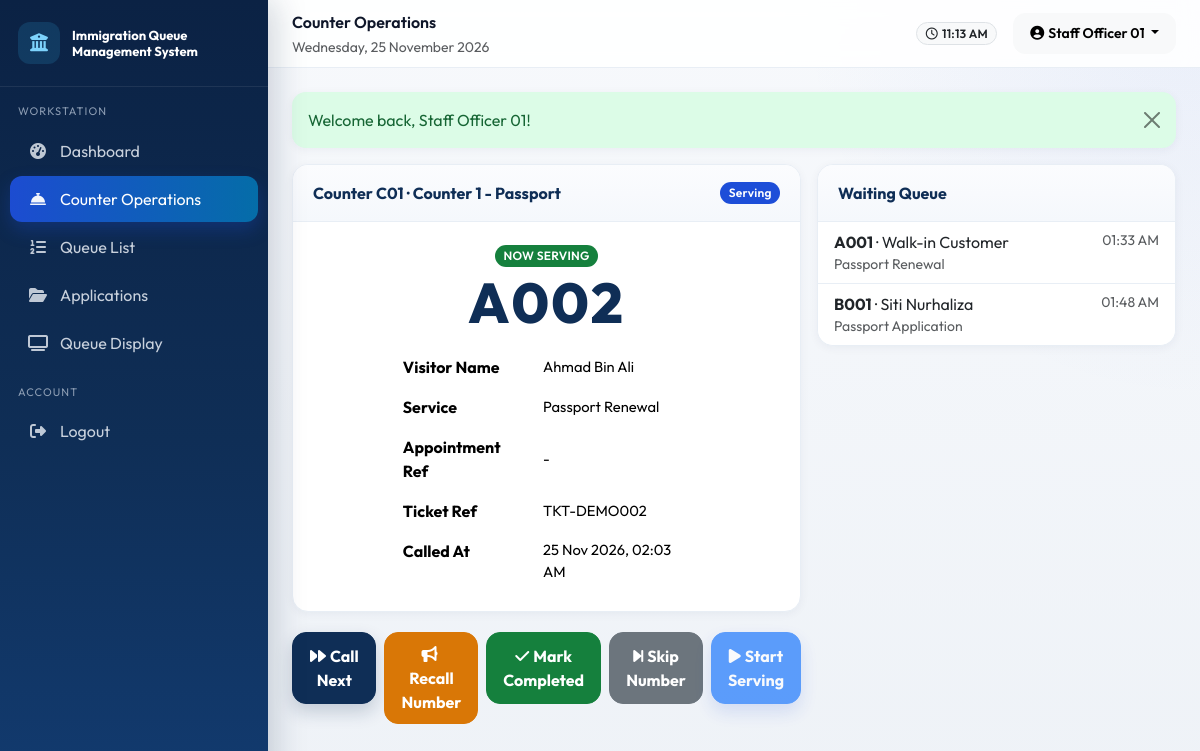
The page /staff/counter_operations.php (signed in) on the database its author committed.
### tables this page shows
CREATE TABLE users (
    id INT UNSIGNED AUTO_INCREMENT PRIMARY KEY,
    full_name VARCHAR(150) NOT NULL,
    ic_passport VARCHAR(50) NOT NULL,
    email VARCHAR(150) NOT NULL UNIQUE,
    phone VARCHAR(30) DEFAULT NULL,
    password VARCHAR(255) NOT NULL,
    role ENUM('admin','staff','public') NOT NULL DEFAULT 'public',
    is_active TINYINT(1) NOT NULL DEFAULT 1,
    last_login DATETIME DEFAULT NULL,
    created_at DATETIME NOT NULL DEFAULT CURRENT_TIMESTAMP,
    updated_at DATETIME NOT NULL DEFAULT CURRENT_TIMESTAMP ON UPDATE CURRENT_TIMESTAMP,
    INDEX idx_users_role (role),
    INDEX idx_users_email (email)
);

CREATE TABLE staff (
    id INT UNSIGNED AUTO_INCREMENT PRIMARY KEY,
    user_id INT UNSIGNED NOT NULL UNIQUE,
    staff_code VARCHAR(30) NOT NULL UNIQUE,
    department VARCHAR(100) DEFAULT 'Immigration Counter',
    working_status ENUM('online','offline','break') NOT NULL DEFAULT 'offline',
    is_active TINYINT(1) NOT NULL DEFAULT 1,
    created_at DATETIME NOT NULL DEFAULT CURRENT_TIMESTAMP,
    updated_at DATETIME NOT NULL DEFAULT CURRENT_TIMESTAMP ON UPDATE CURRENT_TIMESTAMP,
    CONSTRAINT fk_staff_user FOREIGN KEY (user_id) REFERENCES users(id) ON DELETE CASCADE
);

CREATE TABLE counters (
    id INT UNSIGNED AUTO_INCREMENT PRIMARY KEY,
    counter_number VARCHAR(20) NOT NULL UNIQUE,
    counter_name VARCHAR(100) NOT NULL,
    status ENUM('available','serving','offline') NOT NULL DEFAULT 'offline',
    is_active TINYINT(1) NOT NULL DEFAULT 1,
    created_at DATETIME NOT NULL DEFAULT CURRENT_TIMESTAMP,
    updated_at DATETIME NOT NULL DEFAULT CURRENT_TIMESTAMP ON UPDATE CURRENT_TIMESTAMP
);

CREATE TABLE queue_tickets (
    id INT UNSIGNED AUTO_INCREMENT PRIMARY KEY,
    ticket_ref VARCHAR(30) NOT NULL UNIQUE,
    queue_number VARCHAR(10) NOT NULL,
    queue_date DATE NOT NULL,
    visitor_name VARCHAR(150) NOT NULL,
    visitor_ic VARCHAR(50) DEFAULT NULL,
    visitor_phone VARCHAR(30) DEFAULT NULL,
    visitor_email VARCHAR(150) DEFAULT NULL,
    user_id INT UNSIGNED DEFAULT NULL,
    service_id INT UNSIGNED NOT NULL,
    counter_id INT UNSIGNED DEFAULT NULL,
    staff_id INT UNSIGNED DEFAULT NULL,
    appointment_id INT UNSIGNED DEFAULT NULL,
    ticket_type ENUM('appointment','walk_in') NOT NULL DEFAULT 'walk_in',
    status ENUM('waiting','serving','completed','skipped','cancelled','no_show') NOT NULL DEFAULT 'waiting',
    called_at DATETIME DEFAULT NULL,
    started_at DATETIME DEFAULT NULL,
    completed_at DATETIME DEFAULT NULL,
    estimated_wait INT DEFAULT NULL COMMENT 'minutes',
    recall_count INT NOT NULL DEFAULT 0,
    created_at DATETIME NOT NULL DEFAULT CURRENT_TIMESTAMP,
    updated_at DATETIME NOT NULL DEFAULT CURRENT_TIMESTAMP ON UPDATE CURRENT_TIMESTAMP,
    UNIQUE KEY uq_queue_day_number (queue_date, queue_number),
    INDEX idx_queue_status (status),
    INDEX idx_queue_date (queue_date),
    INDEX idx_queue_service (service_id),
    CONSTRAINT fk_qt_user FOREIGN KEY (user_id) REFERENCES users(id) ON DELETE SET NULL,
    CONSTRAINT fk_qt_service FOREIGN KEY (service_id) REFERENCES services(id),
    CONSTRAINT fk_qt_counter FOREIGN KEY (counter_id) REFERENCES counters(id) ON DELETE SET NULL,
    CONSTRAINT fk_qt_staff FOREIGN KEY (staff_id) REFERENCES staff(id) ON DELETE SET NULL,
    CONSTRAINT fk_qt_appt FOREIGN KEY (appointment_id) REFERENCES appointments(id) ON DELETE SET NULL
);

CREATE TABLE services (
    id INT UNSIGNED AUTO_INCREMENT PRIMARY KEY,
    name VARCHAR(100) NOT NULL,
    code VARCHAR(20) NOT NULL UNIQUE,
    description TEXT,
    estimated_duration INT NOT NULL DEFAULT 15 COMMENT 'minutes',
    queue_prefix CHAR(1) NOT NULL DEFAULT 'A',
    icon VARCHAR(50) DEFAULT 'fa-passport',
    is_active TINYINT(1) NOT NULL DEFAULT 1,
    created_at DATETIME NOT NULL DEFAULT CURRENT_TIMESTAMP,
    updated_at DATETIME NOT NULL DEFAULT CURRENT_TIMESTAMP ON UPDATE CURRENT_TIMESTAMP
);

### config/database.php (called while the page is built, shortened)
<?php
function db(): PDO
{
    static $pdo = null;
    if ($pdo instanceof PDO) {
        return $pdo;
    }
    $options = [
        PDO::ATTR_ERRMODE => PDO::ERRMODE_EXCEPTION,
        PDO::ATTR_DEFAULT_FETCH_MODE => PDO::FETCH_ASSOC,
        PDO::ATTR_EMULATE_PREPARES => false,
    ];
    try {
        $dsn = 'mysql:host=' . DB_HOST . ';port=' . DB_PORT . ';dbname=' . DB_NAME . ';charset=' . DB_CHARSET;
        $pdo = new PDO($dsn, DB_USER, DB_PASS, $options);
    } catch (PDOException $e) {
        http_response_code(500);
        die('Database connection failed. Please import database/immigration_queue_system.sql via phpMyAdmin or MySQL CLI.');
    }
    return $pdo;
}

### staff/counter_operations.php (the view, shortened to what this page needs)
<?php
require_once dirname(__DIR__) . '/includes/functions.php';
$user = require_login('staff');
$staff = get_staff_profile((int)$user['id']);
$currentTicket = get_current_serving_ticket((int)$staff['id']);
$serviceIds = array_column(staff_services((int)$staff['id']), 'id');
$waitingList = [];
if ($serviceIds) {
    $in = implode(',', array_map('intval', $serviceIds));
    $waitingList = db()->query("SELECT qt.*, s.name AS service_name FROM queue_tickets qt JOIN services s ON s.id=qt.service_id WHERE qt.queue_date=CURDATE() AND qt.status='waiting' AND qt.service_id IN ($in) ORDER BY qt.created_at ASC LIMIT 10")->fetchAll();
}
$pageTitle = 'Counter Operations';
require dirname(__DIR__) . '/includes/header.php';
?>
<div class="app-shell">
<?php require dirname(__DIR__) . '/includes/sidebar.php'; ?>
<div class="main-content">
<?php require dirname(__DIR__) . '/includes/navbar.php'; ?>
<div class="page-body">
<?php $flash = get_flash(); if ($flash): ?><div class="alert alert-<?= e($flash['type']) ?> alert-dismissible fade show" id="opAlert"><?= e($flash['message']) ?><button class="btn-close" data-bs-dismiss="alert"></button></div><?php endif; ?>
<div class="row g-3">
  <div class="col-lg-7">
    <div class="card-panel">
      <div class="card-panel-header">
        <span>Counter <?= e($staff['counter_number']) ?> · <?= e($staff['counter_name']) ?></span>
        <?= status_badge($staff['counter_status'] ?? 'available') ?>
      </div>
      <div class="card-panel-body text-center" id="currentTicketPanel">
        <?php if ($currentTicket): ?>
          <div class="text-muted mb-2">
            <?php if (!empty($currentTicket['started_at'])): ?>
              <span class="badge bg-success">NOW SERVING</span>
            <?php else: ?>
              <span class="badge bg-warning text-dark">CALLED · Click Start Serving</span>
            <?php endif; ?>
          </div>
          <div class="queue-number-display mb-3" id="queueNumber"><?= e($currentTicket['queue_number']) ?></div>
          <div class="row text-start justify-content-center">
            <div class="col-md-8">
              <table class="table table-borderless mb-0">
                <tr><th>Visitor Name</th><td id="visitorName"><?= e($currentTicket['visitor_name']) ?></td></tr>
                <tr><th>Service</th><td id="serviceName"><?= e($currentTicket['service_name']) ?></td></tr>
                <tr><th>Appointment Ref</th><td id="apptRef"><?= e($currentTicket['appointment_ref'] ?? '-') ?></td></tr>
                <tr><th>Ticket Ref</th><td><?= e($currentTicket['ticket_ref']) ?></td></tr>
                <tr><th>Called At</th><td><?= format_datetime($currentTicket['called_at']) ?></td></tr>
              </table>
            </div>
          </div>
        <?php endif; ?>
      </div>
    </div>
    <div class="row g-2" id="opsButtons">
      <div class="col-6 col-md"><button class="btn btn-navy ops-btn w-100" data-action="call_next"><i class="fa-solid fa-forward me-1"></i>Call Next</button></div>
      <div class="col-6 col-md"><button class="btn btn-warning ops-btn w-100" data-action="recall" <?= $currentTicket ? '' : 'disabled' ?>><i class="fa-solid fa-bullhorn me-1"></i>Recall Number</button></div>
      <div class="col-6 col-md"><button class="btn btn-success ops-btn w-100" data-action="complete" <?= $currentTicket ? '' : 'disabled' ?>><i class="fa-solid fa-check me-1"></i>Mark Completed</button></div>
      <div class="col-6 col-md"><button class="btn btn-secondary ops-btn w-100" data-action="skip" <?= $currentTicket ? '' : 'disabled' ?>><i class="fa-solid fa-forward-step me-1"></i>Skip Number</button></div>
      <div class="col-12 col-md"><button class="btn btn-primary ops-btn w-100" data-action="start" <?= ($currentTicket && empty($currentTicket['started_at'])) ? '' : 'disabled' ?>><i class="fa-solid fa-play me-1"></i>Start Serving</button></div>
    </div>
  </div>
  <div class="col-lg-5">
    <div class="card-panel">
      <div class="card-panel-header">Waiting Queue</div>
      <div class="card-panel-body p-0">
        <ul class="list-group list-group-flush" id="waitingList">
          <?php foreach ($waitingList as $w): ?>
            <li class="list-group-item d-flex justify-content-between">
              <div><strong><?= e($w['queue_number']) ?></strong> · <?= e($w['visitor_name']) ?><div class="small text-muted"><?= e($w['service_name']) ?></div></div>
              <span class="small text-muted"><?= format_time($w['created_at']) ?></span>
            </li>
          <?php endforeach; ?>
        </ul>
      </div>
    </div>
  </div>
</div>
</div></div></div>
<?php
require dirname(__DIR__) . '/includes/footer.php';
?>

### includes/navbar.php (shortened to what this page needs)
<?php $user = $user ?? current_user(); ?>
<header class="topbar">
  <div class="d-flex align-items-center gap-3">
    <div>
      <div class="fw-semibold text-navy"><?= e($pageHeading ?? $pageTitle ?? 'Dashboard') ?></div>
      <small class="text-muted"><?= e($pageSubtitle ?? date('l, d F Y')) ?></small>
    </div>
  </div>
  <div class="d-flex align-items-center gap-3">
    <span class="badge bg-light text-dark border">
      <i class="fa-regular fa-clock me-1"></i><?= date('h:i A') ?>
    </span>
    <div class="dropdown">
      <button class="btn btn-sm btn-light dropdown-toggle" data-bs-toggle="dropdown">
        <i class="fa-solid fa-user-circle me-1"></i><?= e($user['full_name'] ?? 'User') ?>
      </button>
    </div>
  </div>
</header>

### includes/functions.php (shortened to what this page needs)
<?php
require_once dirname(__DIR__) . '/config/database.php';
function e(?string $value): string
{
    return htmlspecialchars((string)$value, ENT_QUOTES, 'UTF-8');
}
function get_flash(): ?array
{
    $flash = $_SESSION['flash'];
    return $flash;
}
function status_badge(string $status): string
{
    $map = [
        'waiting' => 'warning',
        'serving' => 'primary',
        'completed' => 'success',
        'skipped' => 'secondary',
        'cancelled' => 'danger',
        'no_show' => 'dark',
        'pending' => 'warning',
        'confirmed' => 'info',
        'checked_in' => 'primary',
        'under_review' => 'info',
        'approved' => 'success',
        'rejected' => 'danger',
        'additional_docs' => 'warning',
        'available' => 'success',
        'offline' => 'secondary',
        'online' => 'success',
        'break' => 'warning',
    ];
    $class = $map[$status] ?? 'secondary';
    $label = ucwords(str_replace('_', ' ', $status));
    return '<span class="badge bg-' . $class . '">' . e($label) . '</span>';
}
function current_user(): ?array
{
    static $cached = null;
    if ($cached && (int)$cached['id'] === (int)$_SESSION['user_id']) {
        return $cached;
    }
    $stmt = db()->prepare('SELECT * FROM users WHERE id = ? AND is_active = 1 LIMIT 1');
    $stmt->execute([(int)$_SESSION['user_id']]);
    $user = $stmt->fetch();
    $cached = $user;
    return $user;
}
function require_login(string $role = ''): array
{
    $user = current_user();
    return $user;
}
function get_staff_profile(int $userId): ?array
{
    $sql = "SELECT s.*, u.full_name, u.email, u.phone, c.id AS counter_id, c.counter_number, c.counter_name, c.status AS counter_status
            FROM staff s
            JOIN users u ON u.id = s.user_id
            LEFT JOIN staff_counter_assignments sca ON sca.staff_id = s.id AND sca.is_current = 1
            LEFT JOIN counters c ON c.id = sca.counter_id
            WHERE s.user_id = ? LIMIT 1";
    $stmt = db()->prepare($sql);
    $stmt->execute([$userId]);
    return $stmt->fetch() ?: null;
}
function staff_services(int $staffId): array
{
    $stmt = db()->prepare('SELECT sv.* FROM staff_service_permissions ssp JOIN services sv ON sv.id = ssp.service_id WHERE ssp.staff_id = ? AND sv.is_active = 1');
    $stmt->execute([$staffId]);
    return $stmt->fetchAll();
}
function get_ticket_by_id(int $id): ?array
{
    $sql = "SELECT qt.*, s.name AS service_name, s.code AS service_code, s.estimated_duration,
                   c.counter_number, c.counter_name, a.reference_no AS appointment_ref,
                   st.staff_code, u.full_name AS staff_name
            FROM queue_tickets qt
            JOIN services s ON s.id = qt.service_id
            LEFT JOIN counters c ON c.id = qt.counter_id
            LEFT JOIN appointments a ON a.id = qt.appointment_id
            LEFT JOIN staff st ON st.id = qt.staff_id
            LEFT JOIN users u ON u.id = st.user_id
            WHERE qt.id = ? LIMIT 1";
    $stmt = db()->prepare($sql);
    $stmt->execute([$id]);
    return $stmt->fetch() ?: null;
}
function get_current_serving_ticket(int $staffId): ?array
{
    $stmt = db()->prepare("SELECT id FROM queue_tickets WHERE staff_id = ? AND status = 'serving' AND queue_date = CURDATE() ORDER BY called_at DESC LIMIT 1");
    $stmt->execute([$staffId]);
    $id = $stmt->fetchColumn();
    return $id ? get_ticket_by_id((int)$id) : null;
}
function format_datetime(?string $dt): string
{
    return date('d M Y, h:i A', strtotime($dt));
}
function format_time(?string $t): string
{
    return date('h:i A', strtotime($t));
}

### rows shown on the page
users: full_name "Staff Officer 01"
staff: counters.counter_number "C01", counters.counter_name "Counter 1 - Passport", counters.status "Serving"
queue_tickets: queue_number "A002", visitor_name "Ahmad Bin Ali", service.name "Passport Renewal", ticket_ref "TKT-DEMO002", called_at "25 Nov 2026, 02:03 AM"
queue_tickets: queue_number "A001", visitor_name "Walk-in Customer", service.name "Passport Renewal", created_at "01:33 AM"
queue_tickets: queue_number "B001", visitor_name "Siti Nurhaliza", service.name "Passport Application", created_at "01:48 AM"

### other values the page prints
$pageHeading "Counter Operations"
$pageSubtitle "Wednesday, 25 November 2026"
$flash['message'] "Welcome back, Staff Officer 01!"
$currentTicket['appointment_ref'] "-"
